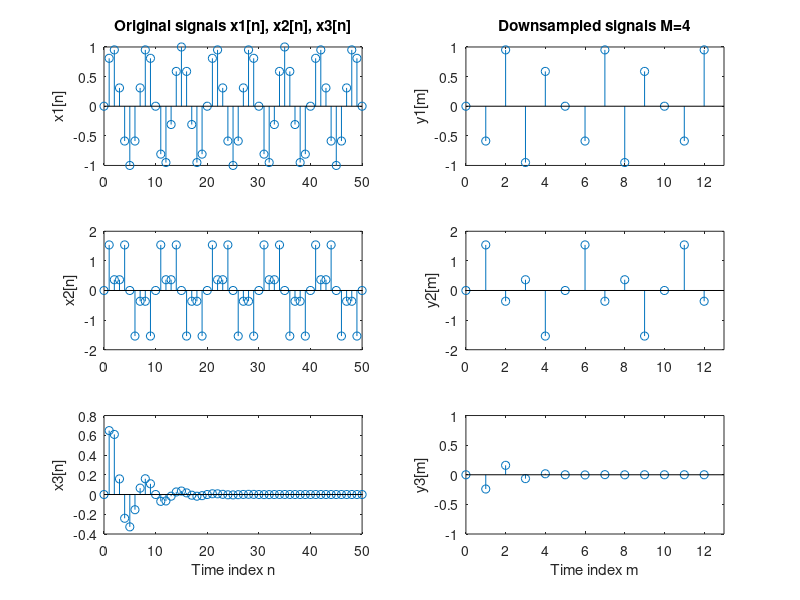

Recreate this plot in MATLAB.
clear all, close all
N = 51; % Length of the sequences
n = 0:N-1; % Time index
x1 = sin(2*pi*0.15*n); % Signal x1-sinusoidal sequence
x2 = sin(2*pi*0.1*n) + sin(2*pi*0.3*n); % Signal x2-sum of two sinusoidal sequences
x3 = x1.*0.8.^n; % Signal x3-product of the sinusoidal sequence of normalized frequency
M = 4; % Down-sampling factor
y1 = downsample(x1,M); % Down-sampled signal y1
L1 = length(y1); % Length of the down-sampled sequence y1
y2 = downsample(x2,M); % Down-sampled signal y2
L2 = length(y2); % Length of the down-sampled sequence y2
y3 = downsample(x3,M); % Down-sampled signal y3
L3 = length(y3); % Length the down-sampled sequence y3

figure (1)
subplot(3,2,1), stem(0:N-1,x1(1:N)), ylabel('x1[n]');
title('Original signals x1[n], x2[n], x3[n]')
subplot(3,2,3), stem(0:N-1,x2(1:N)), ylabel('x2[n]');
subplot(3,2,5), stem(0:N-1,x3(1:N)), ylabel('x3[n]');
xlabel('Time index n')
subplot(3,2,2), stem(0:L1-1,y1(1:L1)), ylabel('y1[m]')
title('Downsampled signals M=4')
axis([0,13,-1,1])
subplot(3,2,4), stem(0:L2-1,y2(1:L2)), ylabel('y2[m]')
axis([0,13,-2,2])
subplot(3,2,6), stem(0:L3-1,y3(1:L3)), ylabel('y3[m]')
axis([0,13,-1,1])
xlabel('Time index m')